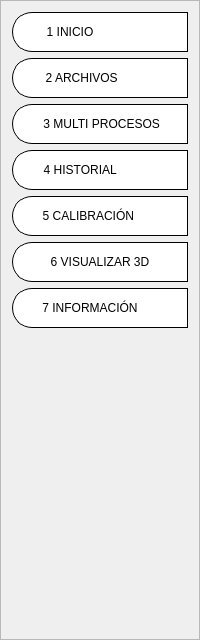
        <widget class="QFrame" name="frame_lateral">
         <property name="minimumSize">
          <size>
           <width>200</width>
           <height>0</height>
          </size>
         </property>
         <property name="maximumSize">
          <size>
           <width>0</width>
           <height>16777215</height>
          </size>
         </property>
         <property name="styleSheet">
          <string notr="true">
QPushButton{
background-color:white;
border:1px solid black;
border-top-left-radius: 20px;
border-bottom-left-radius: 20px;
font: 75 12pt &quot;Arial Narrow&quot;;
}
QPushButton:hover{
border:4px solid rgb(230, 80, 20);
border-top-left-radius: 20px;
border-bottom-left-radius: 20px;
font: 75 12pt &quot;Arial Narrow&quot;;
}
QPushButton:disabled{
background-color: rgb(255, 170, 127);
}</string>
         </property>
         <property name="frameShape">
          <enum>QFrame::StyledPanel</enum>
         </property>
         <property name="frameShadow">
          <enum>QFrame::Raised</enum>
         </property>
         <layout class="QVBoxLayout" name="verticalLayout_2">
          <item>
           <widget class="QPushButton" name="bt1">
            <property name="minimumSize">
             <size>
              <width>0</width>
              <height>40</height>
             </size>
            </property>
            <property name="maximumSize">
             <size>
              <width>16777215</width>
              <height>40</height>
             </size>
            </property>
            <property name="layoutDirection">
             <enum>Qt::RightToLeft</enum>
            </property>
            <property name="text">
             <string> 1 INICIO                   </string>
            </property>
            <property name="icon">
             <iconset>
              <normaloff>C:/Users/David/.designer/backup/home-page.png</normaloff>C:/Users/David/.designer/backup/home-page.png</iconset>
            </property>
            <property name="iconSize">
             <size>
              <width>32</width>
              <height>31</height>
             </size>
            </property>
           </widget>
          </item>
          <item>
           <widget class="QPushButton" name="bt2">
            <property name="minimumSize">
             <size>
              <width>0</width>
              <height>40</height>
             </size>
            </property>
            <property name="maximumSize">
             <size>
              <width>16777215</width>
              <height>40</height>
             </size>
            </property>
            <property name="layoutDirection">
             <enum>Qt::RightToLeft</enum>
            </property>
            <property name="text">
             <string> 2 ARCHIVOS            </string>
            </property>
            <property name="icon">
             <iconset>
              <normaloff>C:/Users/David/.designer/backup/opened-folder.png</normaloff>C:/Users/David/.designer/backup/opened-folder.png</iconset>
            </property>
            <property name="iconSize">
             <size>
              <width>32</width>
              <height>31</height>
             </size>
            </property>
           </widget>
          </item>
          <item>
           <widget class="QPushButton" name="bt3">
            <property name="minimumSize">
             <size>
              <width>0</width>
              <height>40</height>
             </size>
            </property>
            <property name="maximumSize">
             <size>
              <width>16777215</width>
              <height>40</height>
             </size>
            </property>
            <property name="layoutDirection">
             <enum>Qt::RightToLeft</enum>
            </property>
            <property name="text">
             <string> 3 MULTI PROCESOS</string>
            </property>
            <property name="icon">
             <iconset>
              <normaloff>C:/Users/David/.designer/backup/process.png</normaloff>C:/Users/David/.designer/backup/process.png</iconset>
            </property>
            <property name="iconSize">
             <size>
              <width>40</width>
              <height>40</height>
             </size>
            </property>
           </widget>
          </item>
          <item>
           <widget class="QPushButton" name="bt4">
            <property name="minimumSize">
             <size>
              <width>0</width>
              <height>40</height>
             </size>
            </property>
            <property name="maximumSize">
             <size>
              <width>16777215</width>
              <height>40</height>
             </size>
            </property>
            <property name="layoutDirection">
             <enum>Qt::RightToLeft</enum>
            </property>
            <property name="text">
             <string> 4 HISTORIAL             </string>
            </property>
            <property name="icon">
             <iconset>
              <normaloff>C:/Users/David/.designer/backup/log.png</normaloff>C:/Users/David/.designer/backup/log.png</iconset>
            </property>
            <property name="iconSize">
             <size>
              <width>32</width>
              <height>31</height>
             </size>
            </property>
           </widget>
          </item>
          <item>
           <widget class="QPushButton" name="bt5">
            <property name="minimumSize">
             <size>
              <width>0</width>
              <height>40</height>
             </size>
            </property>
            <property name="maximumSize">
             <size>
              <width>16777215</width>
              <height>40</height>
             </size>
            </property>
            <property name="layoutDirection">
             <enum>Qt::RightToLeft</enum>
            </property>
            <property name="text">
             <string> 5 CALIBRACIÓN        </string>
            </property>
            <property name="icon">
             <iconset>
              <normaloff>C:/Users/David/.designer/backup/caliper.png</normaloff>C:/Users/David/.designer/backup/caliper.png</iconset>
            </property>
            <property name="iconSize">
             <size>
              <width>32</width>
              <height>32</height>
             </size>
            </property>
           </widget>
          </item>
          <item>
           <widget class="QPushButton" name="bt6">
            <property name="minimumSize">
             <size>
              <width>0</width>
              <height>40</height>
             </size>
            </property>
            <property name="maximumSize">
             <size>
              <width>16777215</width>
              <height>40</height>
             </size>
            </property>
            <property name="layoutDirection">
             <enum>Qt::RightToLeft</enum>
            </property>
            <property name="text">
             <string> 6 VISUALIZAR 3D </string>
            </property>
            <property name="icon">
             <iconset>
              <normaloff>C:/Users/David/.designer/backup/3d-scale.png</normaloff>C:/Users/David/.designer/backup/3d-scale.png</iconset>
            </property>
            <property name="iconSize">
             <size>
              <width>45</width>
              <height>45</height>
             </size>
            </property>
           </widget>
          </item>
          <item>
           <widget class="QPushButton" name="bt7">
            <property name="minimumSize">
             <size>
              <width>0</width>
              <height>40</height>
             </size>
            </property>
            <property name="maximumSize">
             <size>
              <width>16777215</width>
              <height>40</height>
             </size>
            </property>
            <property name="layoutDirection">
             <enum>Qt::RightToLeft</enum>
            </property>
            <property name="text">
             <string> 7 INFORMACIÓN       </string>
            </property>
            <property name="icon">
             <iconset>
              <normaloff>C:/Users/David/.designer/backup/INFO.png</normaloff>C:/Users/David/.designer/backup/INFO.png</iconset>
            </property>
            <property name="iconSize">
             <size>
              <width>32</width>
              <height>32</height>
             </size>
            </property>
           </widget>
          </item>
          <item>
           <spacer name="verticalSpacer">
            <property name="orientation">
             <enum>Qt::Vertical</enum>
            </property>
            <property name="sizeHint" stdset="0">
             <size>
              <width>20</width>
              <height>300</height>
             </size>
            </property>
           </spacer>
          </item>
         </layout>
        </widget>
